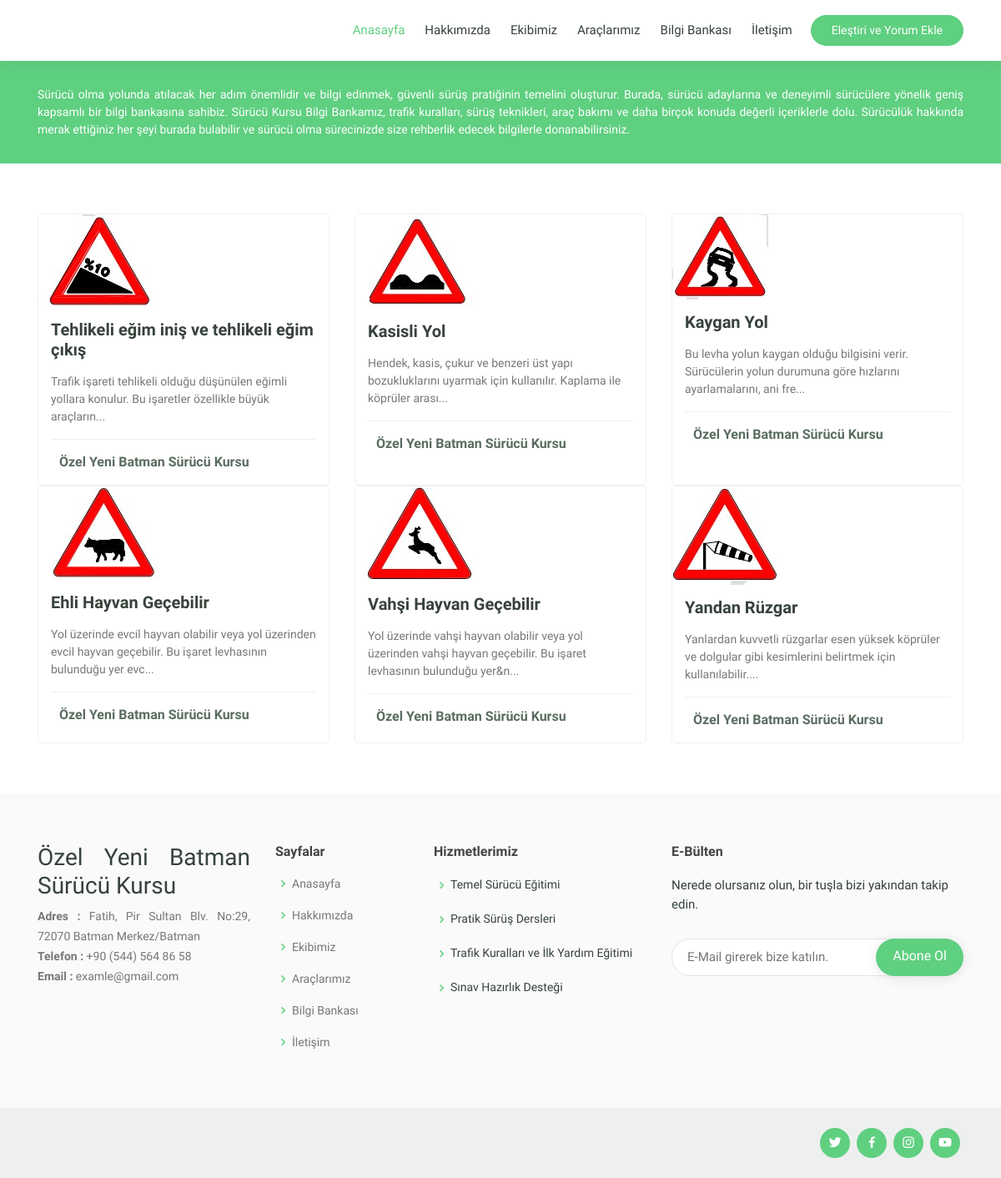
Screenshot of /blog.php with the database file from the repository.
### tables this page shows
CREATE TABLE `blog` (
  `blog_id` int(11) NOT NULL,
  `blog_baslik` varchar(240) NOT NULL,
  `blog_aciklama` text NOT NULL,
  `blog_resim` varchar(280) NOT NULL,
  `blog_sira` int(11) NOT NULL,
  `kullanici_id` int(11) NOT NULL,
  `blog_zaman` timestamp NOT NULL DEFAULT current_timestamp(),
  `blog_anahtarkelime` varchar(200) NOT NULL
);

CREATE TABLE `ayarlar` (
  `ayar_id` int(1) NOT NULL,
  `ayar_baslik` varchar(250) NOT NULL,
  `ayar_aciklama` text NOT NULL,
  `ayar_anahtar` varchar(400) NOT NULL,
  `ayar_logo` varchar(120) NOT NULL,
  `ayar_adres` varchar(200) NOT NULL,
  `ayar_telefon` varchar(25) NOT NULL,
  `ayar_email` varchar(80) NOT NULL,
  `ayar_facebook` varchar(150) NOT NULL,
  `ayar_instagram` varchar(150) NOT NULL,
  `ayar_youtube` varchar(150) NOT NULL,
  `ayar_twitter` varchar(150) NOT NULL
);

### blog.php (the view)
<?php
require_once 'header.php';
?>
<?php
$blogsor=$baglanti->prepare("SELECT * FROM blog order by blog_sira ASC");
$blogsor->execute(array());
?>
  <main id="main" data-aos="fade-in" style="font-family: 'Work Sans', sans-serif;">
    <div class="breadcrumbs">
      <div class="container">
        <p style="text-align:justify;">Sürücü olma yolunda atılacak her adım önemlidir ve bilgi edinmek, güvenli sürüş pratiğinin temelini oluşturur. Burada, sürücü adaylarına ve deneyimli sürücülere yönelik geniş kapsamlı bir bilgi bankasına sahibiz. Sürücü Kursu Bilgi Bankamız, trafik kuralları, sürüş teknikleri, araç bakımı ve daha birçok konuda değerli içeriklerle dolu. Sürücülük hakkında merak ettiğiniz her şeyi burada bulabilir ve sürücü olma sürecinizde size rehberlik edecek bilgilerle donanabilirsiniz.</p>
      </div>
    </div>
    <section id="courses" class="courses" style="font-family: 'Work Sans', sans-serif;">
      <div class="container" data-aos="fade-up">
        <div class="row" data-aos="zoom-in" data-aos-delay="100">
<?php while ($blogcek=$blogsor->fetch(PDO::FETCH_ASSOC)) { ?>
          <div class="col-lg-4 col-md-6 d-flex align-items-stretch">
            <div class="course-item">
              <img src="admin/resimler/blog/<?php echo $blogcek['blog_resim'];?>" class="img-fluid" alt="...">
              <div class="course-content">
                <h3 style="font-family: 'Jura', sans-serif;"><a href="blog-detay.php?sayfa=blog&id=<?php echo $blogcek['blog_id'] ?>"><?php echo $blogcek['blog_baslik'];?></a></h3>
                <p>
                  <?php
                  $aciklama = $blogcek['blog_aciklama'];
                  $bolacıklama = substr($aciklama,0,150);
                  echo $bolacıklama;
                  echo("...");
                  ?>
                </p>
                <div class="trainer d-flex justify-content-between align-items-center">
                  <div class="trainer-profile d-flex align-items-center">
                  <span><?php echo $ayarcek['ayar_baslik'];?></span>
                  </div>
                </div>
              </div>
            </div>
          </div>
<?php } ?>
        </div>
      </div>
    </section>
  </main>
<?php
require_once 'footer.php';
?>

### footer.php (shortened to what this page needs)
  <footer id="footer">
    <div class="footer-top">
      <div class="container">
        <div class="row">
          <div class="col-lg-3 col-md-6 footer-contact" style="font-family: 'Work Sans', sans-serif; text-align: justify;">
            <h3>Özel Yeni Batman Sürücü Kursu</h3>
            <p>
              <strong>Adres : </strong><?php echo $ayarcek['ayar_adres'];?><br>
              <strong>Telefon : </strong><?php echo $ayarcek['ayar_telefon'];?><br>
              <strong>Email : </strong><?php echo $ayarcek['ayar_email'];?><br>
            </p>
          </div>
          <div class="col-lg-2 col-md-6 footer-links" style="font-family: 'Work Sans', sans-serif;">
            <h4 style="font-family: 'Jura', sans-serif;">Sayfalar</h4>
            <ul>
              <li><i class="bx bx-chevron-right"></i> <a href="index.php">Anasayfa</a></li>
              <li><i class="bx bx-chevron-right"></i> <a href="hakkimizda.php">Hakkımızda</a></li>
              <li><i class="bx bx-chevron-right"></i> <a href="ekip.php">Ekibimiz</a></li>
              <li><i class="bx bx-chevron-right"></i> <a href="arac.php">Araçlarımız</a></li>
              <li><i class="bx bx-chevron-right"></i> <a href="blog.php">Bilgi Bankası</a></li>
              <li><i class="bx bx-chevron-right"></i> <a href="iletisim.php">İletişim</a></li>
            </ul>
          </div>
          <div class="col-lg-3 col-md-6 footer-links" style="font-family: 'Work Sans', sans-serif;">
            <h4 style="font-family: 'Jura', sans-serif;">Hizmetlerimiz</h4>
            <ul>
              <li><i class="bx bx-chevron-right"></i>Temel Sürücü Eğitimi</li>
              <li><i class="bx bx-chevron-right"></i>Pratik Sürüş Dersleri</li>
              <li><i class="bx bx-chevron-right"></i>Trafik Kuralları ve İlk Yardım Eğitimi</li>
              <li><i class="bx bx-chevron-right"></i>Sınav Hazırlık Desteği</li>
            </ul>
          </div>
          <div class="col-lg-4 col-md-6 footer-newsletter" style="font-family: 'Work Sans', sans-serif;">
            <h4 style="font-family: 'Jura', sans-serif;">E-Bülten</h4>
            <p>Nerede olursanız olun, bir tuşla bizi yakından takip edin.</p>
            <form action="admin/islem.php" method="post">
              <input type="email" name="email" placeholder="E-Mail girerek bize katılın.">
              <input name="abone"type="submit" value="Abone Ol">
            </form>
          </div>
        </div>
      </div>
    </div>
    <div class="container d-md-flex py-4">
      <div class="social-links text-center text-md-right pt-3 pt-md-0">
        <a href="<?php echo $ayarcek['ayar_twitter']?>"class="twitter"><i class="bx bxl-twitter"></i></a>
        <a href="<?php echo $ayarcek['ayar_facebook']?>" class="facebook"><i class="bx bxl-facebook"></i></a>
        <a href="<?php echo $ayarcek['ayar_instagram']?>" class="instagram"><i class="bx bxl-instagram"></i></a>
        <a href="<?php echo $ayarcek['ayar_youtube']?>" class="youtube"><i class="bx bxl-youtube"></i></a>
      </div>
    </div>
  </footer>
</body>
</html>

### assets/css/style.css (style rules this page uses)
body { font-family: font-family: 'Jura', sans-serif; color: #444444; }
a { color: #5fcf80; text-decoration: none; }
h1, h2, h3, h4, h5, h6 { font-family: font-family: 'Jura', sans-serif; }
section { padding: 60px 0; overflow: hidden; }
.breadcrumbs { margin-top: 73px; text-align: center; background: #5fcf80; padding: 30px 0; color: #fff; }
.breadcrumbs p { font-size: 14px; margin-bottom: 0; }
.courses .course-item { border-radius: 5px; border: 1px solid #eef0ef; }
.courses .course-content { padding: 15px; }
.courses .course-content h3 { font-weight: 700; font-size: 20px; }
.courses .course-content h3 a { color: #37423b; transition: 0.3s; }
.courses .course-content p { font-size: 14px; color: #777777; }
.courses .trainer { padding-top: 15px; border-top: 1px solid #eef0ef; }
.courses .trainer .trainer-profile span { padding-left: 10px; font-weight: 600; font-size: 16px; color: #5a6c60; }
#footer { color: #37423b; font-size: 14px; background: #eef0ef; }
#footer .footer-top { padding: 60px 0 30px 0; background: #f9faf9; }
#footer .footer-top .footer-contact { margin-bottom: 30px; }
#footer .footer-top .footer-contact p { font-size: 14px; line-height: 24px; margin-bottom: 0; font-family: font-family: 'Jura', sans-serif; color: #777777; }
#footer .footer-top h4 { font-size: 16px; font-weight: bold; color: #444444; position: relative; padding-bottom: 12px; }
#footer .footer-top .footer-links { margin-bottom: 30px; }
#footer .footer-top .footer-links ul { list-style: none; padding: 0; margin: 0; }
#footer .footer-top .footer-links ul i { padding-right: 2px; color: #5fcf80; font-size: 18px; line-height: 1; }
#footer .footer-top .footer-links ul li { padding: 10px 0; display: flex; align-items: center; }
#footer .footer-top .footer-links ul li:first-child { padding-top: 0; }
#footer .footer-top .footer-links ul a { color: #777777; transition: 0.3s; display: inline-block; line-height: 1; }
#footer .footer-newsletter { font-size: 15px; }
#footer .footer-newsletter h4 { font-size: 16px; font-weight: bold; color: #444444; position: relative; padding-bottom: 12px; }
#footer .footer-newsletter form { margin-top: 30px; background: #fff; padding: 6px 10px; position: relative; border-radius: 50px; text-align: left; border: 1px solid #e0e5e2; }
#footer .footer-newsletter form input[type="email"] { border: 0; padding: 4px 8px; width: calc(100% - 100px); }
#footer .footer-newsletter form input[type="submit"] { position: absolute; top: -1px; right: -1px; bottom: -1px; border: 0; background: none; font-size: 16px; padding: 0 20px 2px 20px; background: #5fcf80; color: #fff; transition: 0.3s; border-radius: 50px; box-shadow: 0px 2px 15px rgba(0, 0, 0, 0.1); }
#footer .social-links a { font-size: 18px; display: inline-block; background: #5fcf80; color: #fff; line-height: 1; padding: 8px 0; margin-right: 4px; border-radius: 50%; text-align: center; width: 36px; height: 36px; transition: 0.3s; }

### rows the page displays
blog: blog_resim (picture), blog_baslik "Tehlikeli eğim iniş ve tehlikeli eğim çıkış", blog_aciklama "Trafik işareti tehlikeli olduğu düşünülen eğimli yollara konulur. Bu işaretler özellikle büyük araçların"
ayarlar: ayar_baslik "Özel Yeni Batman Sürücü Kursu", ayar_adres "Fatih, Pir Sultan Blv. No:29, 72070 Batman Merkez/Batman", ayar_telefon "+90 (544) 564 86 58", ayar_email "examle@gmail.com"
blog: blog_resim (picture), blog_baslik "Kasisli Yol", blog_aciklama "Hendek, kasis, çukur ve benzeri üst yapı bozukluklarını uyarmak için kullanılır. Kaplama ile köprüler arası"
blog: blog_resim (picture), blog_baslik "Kaygan Yol", blog_aciklama "Bu levha yolun kaygan olduğu bilgisini verir. Sürücülerin yolun durumuna göre hızlarını ayarlamalarını, ani fre"
blog: blog_resim (picture), blog_baslik "Ehli Hayvan Geçebilir", blog_aciklama "Yol üzerinde evcil hayvan olabilir veya yol üzerinden evcil hayvan geçebilir. Bu işaret levhasının bulunduğu yer evc"
blog: blog_resim (picture), blog_baslik "Vahşi Hayvan Geçebilir", blog_aciklama "Yol üzerinde vahşi hayvan olabilir veya yol üzerinden vahşi hayvan geçebilir. Bu işaret levhasının bulunduğu yer&n"
blog: blog_resim (picture), blog_baslik "Yandan Rüzgar", blog_aciklama "Yanlardan kuvvetli rüzgarlar esen yüksek köprüler ve dolgular gibi kesimlerini belirtmek için kullanılabilir."
